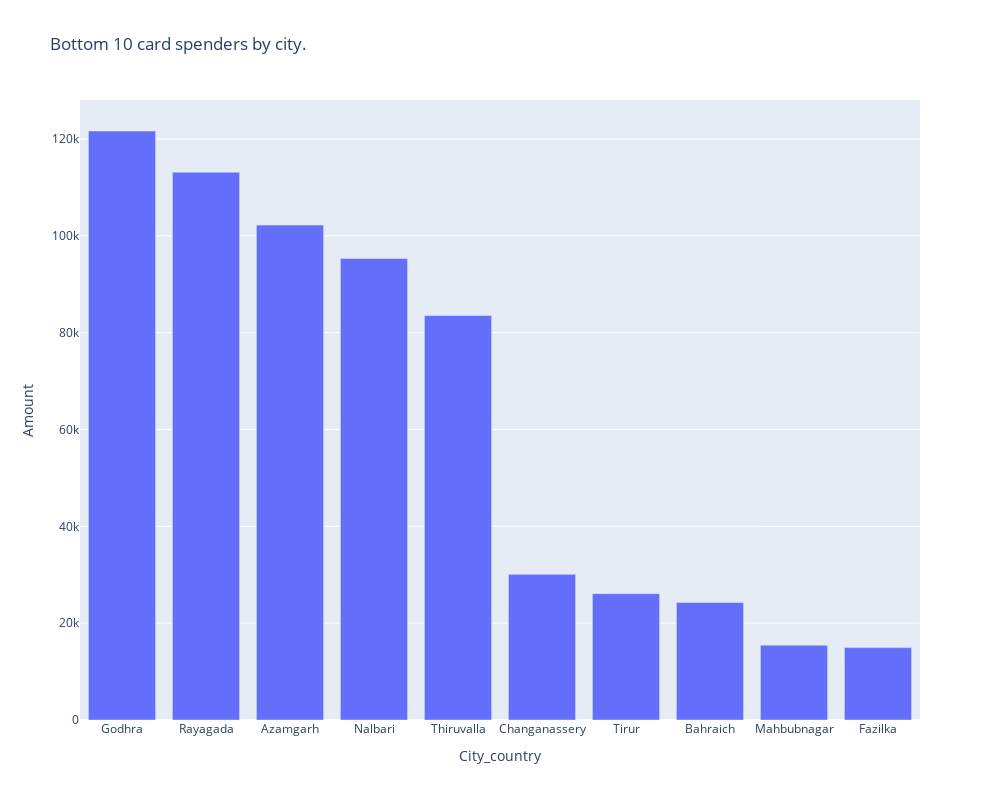

Here is the notebook cell this chart was saved with:
### Code cell
bottom_cities=df.groupby(["City_country"])["Amount"].sum().reset_index().sort_values(by="Amount",ascending=False).tail(10)
bottom_cities
fig=px.bar(bottom_cities,x="City_country",y="Amount",title="Bottom 10 card spenders by city.")
fig.update_layout(width=1000,height=800)
fig.write_image("Bottom 10 cities.png")
fig.show()

### Figure 1 — Plotly figure (JSON) as saved in the notebook; plotly's stock layout.template omitted (floating-point values rounded to 4 significant figures)
{"data": [{"alignmentgroup": "True", "hovertemplate": "City_country=%{x}<br>Amount=%{y}<extra></extra>", "legendgroup": "", "marker": {"color": "#636efa", "pattern": {"shape": ""}}, "name": "", "offsetgroup": "", "orientation": "v", "showlegend": false, "textposition": "auto", "type": "bar", "x": ["Godhra", "Rayagada", "Azamgarh", "Nalbari", "Thiruvalla", "Changanassery", "Tirur", "Bahraich", "Mahbubnagar", "Fazilka"], "xaxis": "x", "y": [121637, 113126, 102204, 95321, 83524, 30074, 26094, 24253, 15458, 14949], "yaxis": "y"}], "layout": {"barmode": "relative", "height": 800, "legend": {"tracegroupgap": 0}, "title": {"text": "Bottom 10 card spenders by city."}, "width": 1000, "xaxis": {"anchor": "y", "domain": [0, 1], "title": {"text": "City_country"}}, "yaxis": {"anchor": "x", "domain": [0, 1], "title": {"text": "Amount"}}}}
